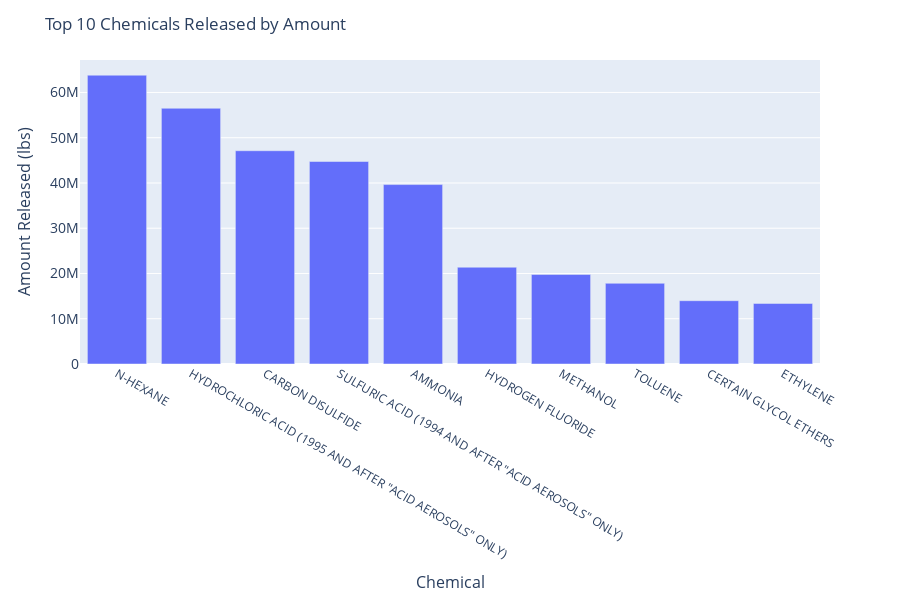

The code cell stored with this chart in its notebook:
### Code cell
fig = px.bar(chemical_grouped_gtz, x = x, y = y)
fig.update_layout(title = 'Top 10 Chemicals Released by Amount',
                 xaxis=dict(title= 'Chemical', titlefont_size = 16),
                 yaxis=dict(title = 'Amount Released (lbs)', titlefont_size = 16, tickfont_size=14))
fig.show()
plotly.offline.plot(fig, filename='top_10_chemicals_amount.html', auto_open = False)

### Figure 1 — Plotly figure (JSON) as saved in the notebook; plotly's stock layout.template omitted (floating-point values rounded to 4 significant figures)
{"data": [{"alignmentgroup": "True", "hoverlabel": {"namelength": 0}, "hovertemplate": "x=%{x}<br>y=%{y}", "legendgroup": "", "marker": {"color": "#636efa"}, "name": "", "offsetgroup": "", "orientation": "v", "showlegend": false, "textposition": "auto", "type": "bar", "x": ["N-HEXANE", "HYDROCHLORIC ACID (1995 AND AFTER \"ACID AEROSOLS\" ONLY)", "CARBON DISULFIDE", "SULFURIC ACID (1994 AND AFTER \"ACID AEROSOLS\" ONLY)", "AMMONIA", "HYDROGEN FLUORIDE", "METHANOL", "TOLUENE", "CERTAIN GLYCOL ETHERS", "ETHYLENE"], "xaxis": "x", "y": [63810000.0, 56510000.0, 47120000.0, 44750000.0, 39650000.0, 21380000.0, 19770000.0, 17830000.0, 13990000.0, 13380000.0], "yaxis": "y"}], "layout": {"barmode": "relative", "height": 600, "legend": {"tracegroupgap": 0}, "margin": {"t": 60}, "title": {"text": "Top 10 Chemicals Released by Amount"}, "xaxis": {"anchor": "y", "domain": [0, 1], "title": {"font": {"size": 16}, "text": "Chemical"}}, "yaxis": {"anchor": "x", "domain": [0, 1], "tickfont": {"size": 14}, "title": {"font": {"size": 16}, "text": "Amount Released (lbs)"}}}}
